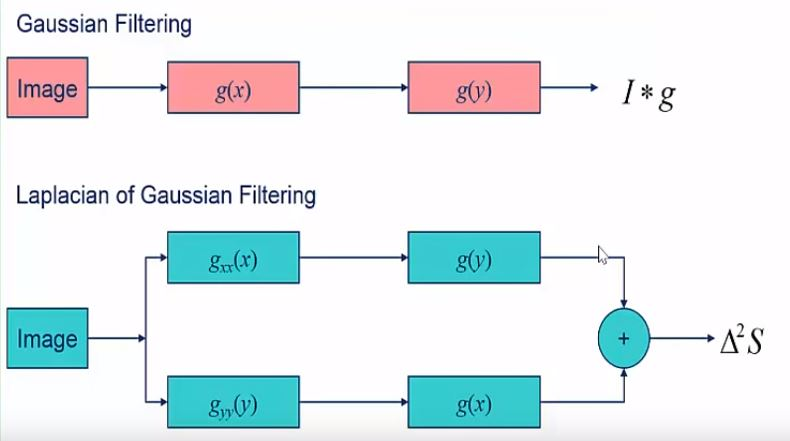
#> input picture Jupyter Notebooks/images/Lecture 3/Separability.jpg, 790 x 441 px
$ jupyter execute 'Lecture 3 - Edge Detection.ipynb'
#> lines starting #> are read from the running program, lines starting #| are printed output that depends on the picture
# Edge Detection

- Ther are 4 reasons for edges
    - surface normal discontinuity -> Sorface orientation is changing which is basically an edge^^
    - depth discontinuity -> A sphere on a table also has an edge because the table is in the distance behind the sphere
    - surface color discontinuity -> Text for example has edges because of the color changing black text on white ground
    - illumination discontiuity -> For example shadows

# Derivative theorem of convolution

By differentiating an image, we find edges in an image. The reason for that is that differentiation means calculating the change of neighbor pixels. One big problem is noice. If we differentiate an image with noice, we also amplify the noice of the image which is bad. We want to get rid of the noice, so we apply convolution (Gaussian filter) on the image.
- Differentiation is convolution and convolution is associativ $ d/dx (f*g) = f * d/dxg $
- We take an image f and apply the gaussian filter g and differentiate after that. BUT, we could also take the gaussian filter, differentiate it and apply it after that to the image f.
- With this technique we get a new mask which we can apply in just one step to the image ->Safe one operation

# How much smothing is ok?

Dont smoth to much because then the egde will "fade away". To scale the guassian filter, we change Sigma.
- As Sigma increases, more pixels are involved in average
- As Sigma increases, image gets more blurred
- As Sigma increases, noice is more effectively suppressed

# Prewitt Edge Detection
- First we apply an average filter 3x1 [1 1 1]
- Then we apply the derivative mask [1 0 -1]
- To do this in one step, we multiply both masks 3x1 * 1x3 = 3x3 Matrix
    - [1 0 -1]
    - [1 0 -1]
    - [1 0 -1] <- Filter for X Direction
- We do the same for Y Direction
    - [1 1 1]
    - [0 0 0]
    - [-1-1-1] <- Filter for Y Direction

# Sobel Edge Detection
- First we apply an weighted filter 3x1 [1 2 1]
- Then we apply the derivative mask [1 0 -1]
- To do this in one step, we multiply both masks 3x1 * 1x3 = 3x3 Matrix
    - [1 0 -1]
    - [2 0 -2]
    - [1 0 -1] <- Filter for X Direction
- We do the same for Y Direction
    - [1 2 1]
    - [0 0 0]
    - [-1-2-1] <- Filter for Y Direction

# Marr Hildreth Edge Detection

- It first does smothing with Gaussian filter
- After that it applies Laplacian insted of Gradient(Differentiation)
    - Laplacian is the second derivativ in X direction and second derivative in Y direction
- Instead of finding the maxima in the first derivative, we find the zero cossings in the second derivativ (Laplacian)
    - Because if the first derivativ has a maxima (where the change is max) then it needs to be 0 in the second derivative
- Agian we can apply Laplacian to the Gaussian filter to get a new Mask. So we save again one opperation
- BUT
- The Gaussian filter is 2-Dimensional.
    - We can seperate it into two 1-Dimensional filter
    - With a 2Dimensional Gaussian filter you have $n^2$ multiplications per pixel
    - What we also could do is to take one dimensinal convolution in x direction and one dimensional convolution in y direction
    - That results in a 2 multiplications per pixel

-
-
- So in conclusion
- If we keep 2 dimensional Gaussian filter and apply it on Laplace to get a new mask we need $ n^2 $ multiplications (n = number of pixels)
- BUT, if we split the gaussian filter into 1-Dimensional gaussian filter we can do this in 4 convolutions whis is $ 4*n $ multiplications which is still better then $n^2$
- (We take an Image apply the second derivativ of gaussian filter on it in x direction get the result, then apply gaussian filte (no derivativ) in y direction on it. We repeat that thing and apply the second derivativ of gaussian filter on the image in y direction and apply on that result again the gaussian filter in x direction (no derivativ). We add both results and get the same as if we would do the n^2 multiplications but we only need 4*n... (puuuhhhhh)

- Is Laplacian and Guassian separabel?? -> It is not separabelin 2d but in 1d

[cell 1]
import numpy as np
import cv2
import math
import time as t
from matplotlib import pyplot as plt
import matplotlib.image as mpimg
import matplotlib.mlab as mlab
from random import randint
import copy

print ("OpenCV version :  {0}".format(cv2.__version__))
uniform_img=mpimg.imread('images/Lecture 3/Separability.jpg')
#> uniform_img is the input picture: shape (441, 790, 3); mean R, G, B 227.2, 235.6, 238.6
plt.imshow(uniform_img)
plt.show()

# Canny Edge Detector
There are three criterions which we want to optimize. -> The aim is to find a filter that fullfills this three criterias pretty well
1. Good Detection: Should be able to find all edges and no wrong edges
2. Good Localisation: Detected Edge should be as close as possible to the edge
3. Singe Response Constraint: Detector returns one point only for each edge point (you can compare it with a good resolution...)
Canny defined this criteria in one function and he came up with the optimal filter. Again there are several steps to apply this filter.
1. Smooth image with a Gaussian filter
2. Compute the derivativ of the filtered image
3. Find the magnitude and orientation of gradient -> All filters before never used the direction information. Laplacian for example gives the same response even if the edge is rotated it is so called "isotropic" (it only detects the zero crossing)
4. Apply "Non-maximum Suppression"
5. Apply "Hysterisis Threshold" -> two thresholds not just one (low AND hight) If an Edge is above the high threshold but intersects the area under the threshold, it will not be "deleted" (if just one pixel of an edge is above threshold, the whole edge will be shown) But it must be above low threshold (between low and high, we consider neighberhod)
- All about Canny Filter -> http://docs.opencv.org/trunk/da/d22/tutorial_py_canny.html

[cell 2]
imagecolor = 0
img = cv2.imread('images/Sudoku-original.jpg',imagecolor)
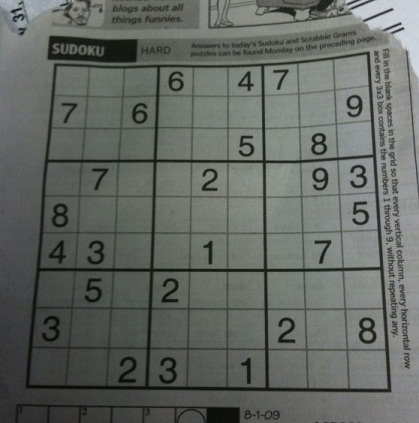
#> input picture Jupyter Notebooks/images/sudoku-original.jpg, 419 x 423 px, found by its file name
#> img: shape (423, 419); min 5, max 218, mean 101.9
edges = cv2.Canny(img,100,200)
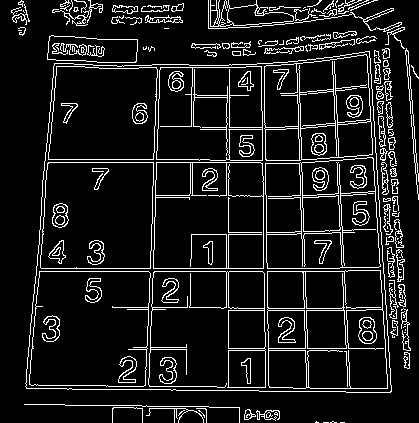
#> edges: shape (423, 419); 10.3% white in thin lines or dots
plt.imshow(img,cmap = 'gray')
plt.title('Original Image'), plt.xticks([]), plt.yticks([])
plt.show()
plt.imshow(edges,cmap = 'gray')
plt.title('Edge Image'), plt.xticks([]), plt.yticks([])
plt.show()
